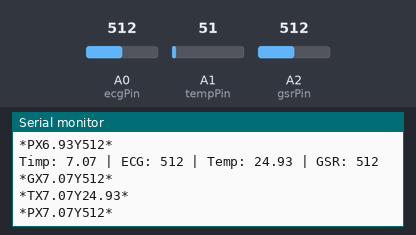
Simulated run of this sketch. Board: Arduino Uno, built with avr-gcc and run on an emulated ATmega328P. Parts: the last lines printed to the serial monitor. The test bench sets the inputs (shaded band); at power-on: A1 (tempPin) = 51, A0 (ecgPin) = 512, A2 (gsrPin) = 512. Storage starts empty.

Above: at 7.2 s.
7.3 s: A1 (tempPin) set to 22
At 7.36 s:
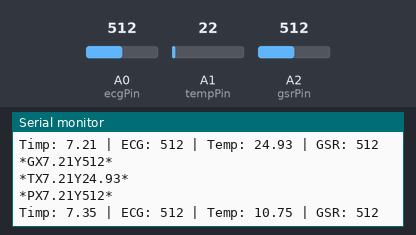
8.8 s: A1 (tempPin) set to 19
At 8.83 s:
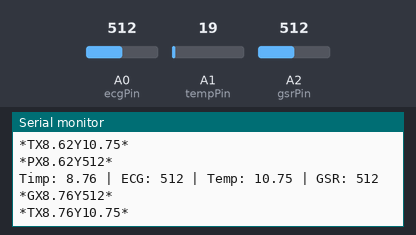
Timing chart, 0 to 11.8 s (numbered marks = the images above; inputs shaded):
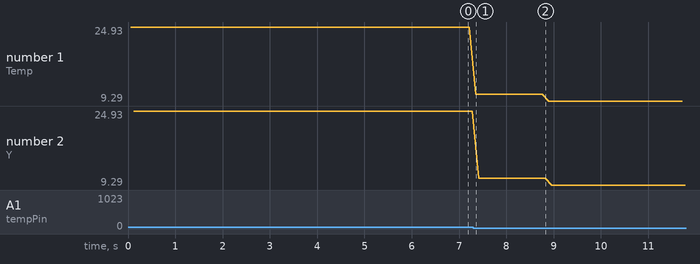

The sketch:

bluetooth_ecg_temp_pulse.ino
```cpp
#include <SPI.h>
#include <SD.h>

//pinii analogici pentru senzori
const int ecgPin = A0;
const int tempPin = A1;
const int gsrPin = A2;

//pin pentru modulul sd
const int chipSelect = 10;

//prag pentru nivelul de stres
const int stressThreshold = 600;

void setup() {
  Serial.begin(9600);

  //initializare card sd
  if (!SD.begin(chipSelect)) {
    Serial.println("Eroare: Card SD nedetectat!");
    while (1);//oprire executie daca cardul nu e gasit
  }
  Serial.println("Card SD initializat cu succes!");
}

void loop() {
  if (Serial.available() > 0) {
    char command = Serial.read();
    if (command == 'r') { //la comanda 'r'
      readSDCard();//citire card sd
    }
  }

  //deschidere fisier scriere
  File dataFile = SD.open("datalog.txt", FILE_WRITE);

  if (dataFile) {
    //se citesc val de la senzori
    int ecgValue = analogRead(ecgPin);
    int tempValue = analogRead(tempPin);
    int gsrValue = analogRead(gsrPin);

    //convertire valoare LM35 in grade Celsius
    float voltage = tempValue * (5.0 / 1023.0);  //convertire la voltaj
    float temperature = voltage * 100.0; //LM35 produce 10mV pe fiecare grad Celsius

    //timp in secunde
    float time = millis() / 1000.0;

    //scrierea datelor in fisierul de pe sd
    dataFile.print(time);
    dataFile.print(",");
    dataFile.print(ecgValue);
    dataFile.print(",");
    dataFile.print(temperature);
    dataFile.print(",");
    dataFile.println(gsrValue);

    //afisare date in serial
    Serial.print("Timp: ");
    Serial.print(time);
    Serial.print(" | ECG: ");
    Serial.print(ecgValue);
    Serial.print(" | Temp: ");
    Serial.print(temperature);
    Serial.print(" | GSR: ");
    Serial.println(gsrValue);

    //mesaj la depasirea nivelului de stres
    if (gsrValue > stressThreshold) {
      Serial.println("Nivel de stres depasit sau e neconectat!");
    }

    //grafic pentru egc
    Serial.print("*G");
    Serial.print("X");
    Serial.print(time);
    Serial.print("Y");
    Serial.print(ecgValue);
    Serial.println("*");

    //grafic pentru temperatura
    Serial.print("*T");
    Serial.print("X");
    Serial.print(time);
    Serial.print("Y");
    Serial.print(temperature);
    Serial.println("*");

    //grafic pentru GSR
    Serial.print("*P");
    Serial.print("X");
    Serial.print(time);
    Serial.print("Y");
    Serial.print(gsrValue);
    Serial.println("*");

    dataFile.close();
  }
  else {
    Serial.println("Eroare: Nu pot deschide fisierul pentru scriere!");
    delay(1000);
  }

  delay(100);
}

//functie pentru citirea continutului cardului SD
void readSDCard() {
  File dataFile = SD.open("datalog.txt");
  if (dataFile) {
    Serial.println("Continutul fisierului datalog.txt:");
    while (dataFile.available()) {
      Serial.write(dataFile.read());
    }
    dataFile.close();
  } else {
    Serial.println("Eroare: Nu pot citi fisierul!");
  }
}
```

Measured:
- the behaviour switches between 21 and 20 on A1 (tempPin) (found by bisection; images 1 and 2)
